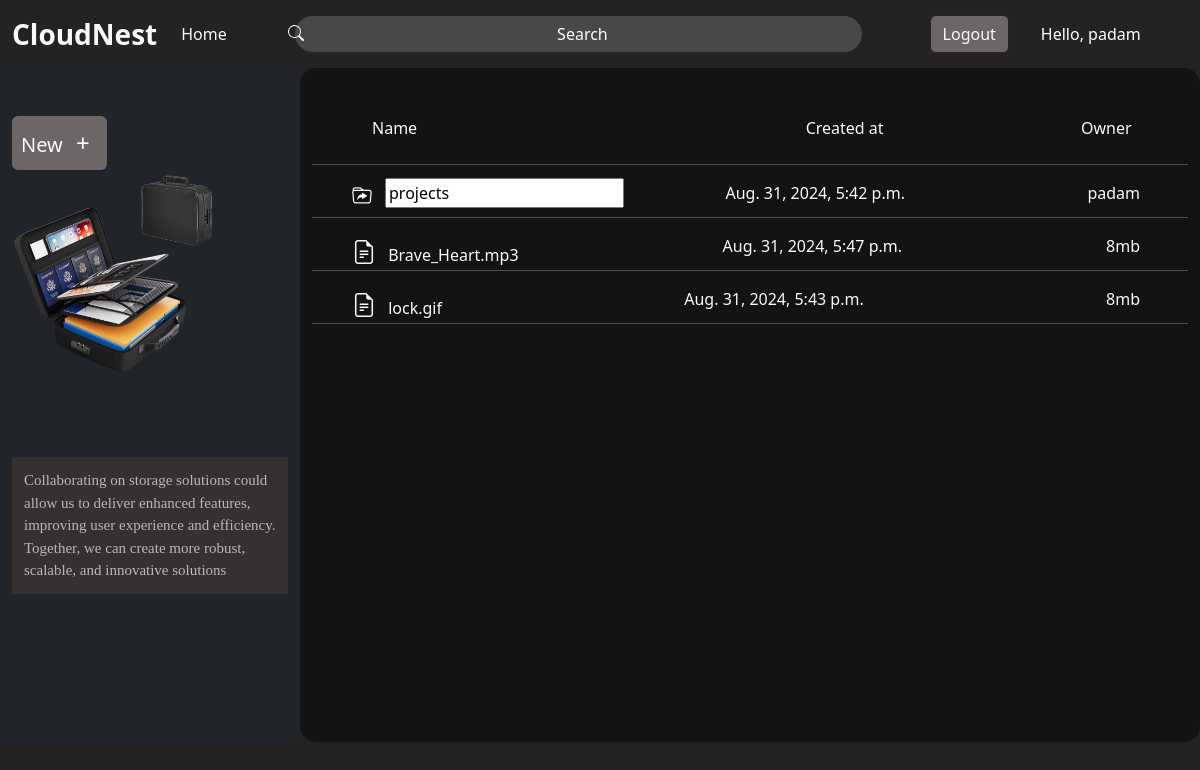
The page /cloudNest/renameFolder/10 (signed in) on the database its author committed.
### drive/models.py (models this page shows, shortened)
class Folder(models.Model):
    folderName= models.CharField(max_length=50,default='Folder',null=True)
    folderUser = models.ForeignKey(User,on_delete=models.CASCADE,null=True)
    created_at = models.DateTimeField(auto_now_add=True)

class File(models.Model):
    file = models.FileField(upload_to='',null=False)
    fileUser = models.ForeignKey(User,on_delete=models.CASCADE)
    created_at = models.DateTimeField(auto_now_add=True)

### drive/views.py (the view, shortened to what this page needs)
# urls.py: path('cloudNest/renameFolder/<int:rename_id>', renameFolder, name='renameFolder'),
def renameFolder(request,rename_id):
    if request.user.is_authenticated:
        folders = Folder.objects.filter(folderUser=request.user).order_by('-id')
        files = File.objects.filter(fileUser=request.user).order_by('-id')
        folder_instance = get_object_or_404(Folder, id=rename_id, folderUser=request.user)
    context = {
        'folders':folders,
        'files':files,
        'rename_id': rename_id,
    }
    return render(request,'rename.html',context)

### drive/templates/rename.html (shortened to what this page needs)
    {% extends "index.html" %}
    {% block content %}
    {% include 'leftContainer.html' %}
    <div class="container w-75 float-end position-relative me-0 pb-3 right-side-container" style="height:auto;padding-bottom: 23px;">
            <div class="container d-flex justify-content-between w-75 ms-5 mt-5 pb-2 sticky-top  text-light">
                <div class="name w-50">Name</div>
                <div class="owner w-25">Created at</div>
                <div class="file_size " style="margin-right: -20%;">Owner</div>
            </div>
            <div class="list-group overflow-y-scroll  p-0" style="height:72.3vh;">
            {% if folders %}
                {% for folder in folders %}
                    <div style="position: relative;">
                        <hr class="text-light">
                        <a href="{% url 'folder' folder.id %}" class="double-click-link context_items text-decoration-none text-light d-flex justify-content-between ps-4 pe-4 pt-0" style="height: 20px;">
                            <div class="folder_name w-25 ps-3"><i class="bi bi-folder-symlink pe-2 fs-5"></i>
                                {% if folder.id == rename_id %}
                                <form action="{% url 'renameFolder' folder.id %}" method="POST"  id="renameform">
                                    <input type="text" name="renameFolder" id="renameFolder" value="{{ folder.folderName }}" class="smallForm">
                                </form>
                                {% else %}
                                {{ folder.folderName }}
                            {% endif %}
                            </div>
                            <div class="folder_name">{{folder.created_at}}</div>
                            <div class="folder_name pe-4">{{request.user}}</div>
                        </a>
                    </div>
                {% endfor %}
            {% endif %}
            {% if files %}
                {% for file in files %}
                    <hr class="text-light">
                    <a href="" id="fileRightClick" class="text-decoration-none text-light d-flex justify-content-between ps-4 pe-4 pt-0" style="height: 20px;">
                        <div class="folder_name  ps-3"><i class="bi bi-file-earmark-text fs-4 pe-2"></i>
                            {{ file.file}}
                        </div>
                        <div class="folder_name">{{file.created_at}}</div>
                        <div class="folder_name pe-4">8mb</div>
                    </a>
                {% endfor %}
            {% endif %}
            <hr class="text-light">
        </div>
        </div>
    {% endblock content %}

### templates/header.html (shortened to what this page needs)
{% load static %}
<!DOCTYPE html>
<html lang="en">
  <head>
    <link
      rel="stylesheet"
      href="https://cdn.jsdelivr.net/npm/bootstrap-icons@1.11.3/font/bootstrap-icons.min.css"
    />
  </head>
  <body>
    <nav class="navbar navbar-expand-lg">
      <div class="container-fluid">
        <a class="navbar-brand fs-3 fw-bolder text-light" href="/">CloudNest</a>
        <div class="collapse navbar-collapse" id="navbarTogglerDemo02">
          <ul class="navbar-nav me-auto mb-1 mb-lg-0">
            <li class="nav-item">
              <a class="nav-link active text-light" aria-current="page" href="/"
                >Home</a
              >
            </li>
          </ul>
          {% if user.is_authenticated %}
          <form action="{% url 'search' %}" method="get" class="container d-flex ms-5" id="search_form" role="search">
            <input
              class="form-control me-2 w-100 search_control border-0 px-5"
              type="search"
              placeholder="Search"
              aria-label="Search"
              name="search_files"
              id="search_files"
            />
          </form>
          <button type="button" class="btn btn-dark me-3 logoutBtn">
            <a href="/cloudNest/logout/" class="text-light text-decoration-none"
              >Logout</a
            >
          </button>
          <div class="w-25 ms-3 text-white">Hello, {{user.username}}</div>
          {% endif %}
        </div>
      </div>
    </nav>
  </body>
</html>

### static/CSS/style.css (style rules this page uses)
.btn { background-color: rgb(109, 102, 102)!important; }
.search_control::placeholder { color: white !important; padding-left: 5% !important; }
.search_icon { position: absolute; top: 25px; left: 24%; }
#renameform { position: absolute; padding: 9px; top: 21px; left: 4rem; }
.logoutBtn { margin-left: 3rem; }
.right-side-container { background-color: #141313; border-radius: 1rem; }
.navbar { background-color:#242222; }
body { background-color: #242222 !important; }
.search_control { color: white !important; background: #494646 !important; width: 32rem !important; border-radius: 20px !important; }
.form-control { background: rgb(73, 72, 72) !important; }
.form-control::placeholder { color: white !important; text-align: center !important; }

### rows shown on the page
Folder: renameFolder "projects", created_at "Aug. 31, 2024, 5:42 p.m."
File: file "Brave_Heart.mp3", created_at "Aug. 31, 2024, 5:47 p.m."
File: file "lock.gif", created_at "Aug. 31, 2024, 5:43 p.m."

### other values the page prints
{{ user.username }} "padam"
{{ request.user }} "padam"
